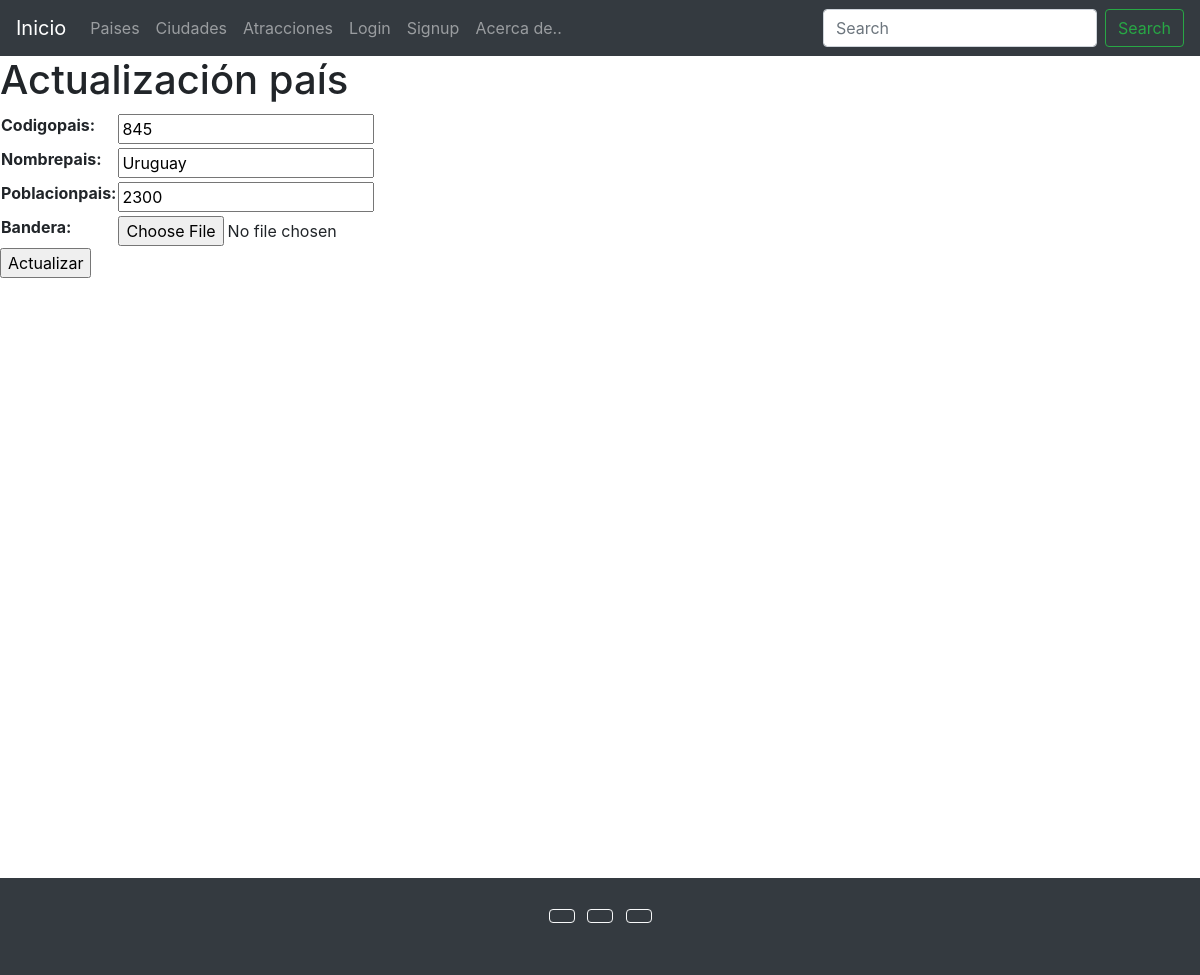
The page /paises/actualizar-paises/1/ on the database as committed earlier.
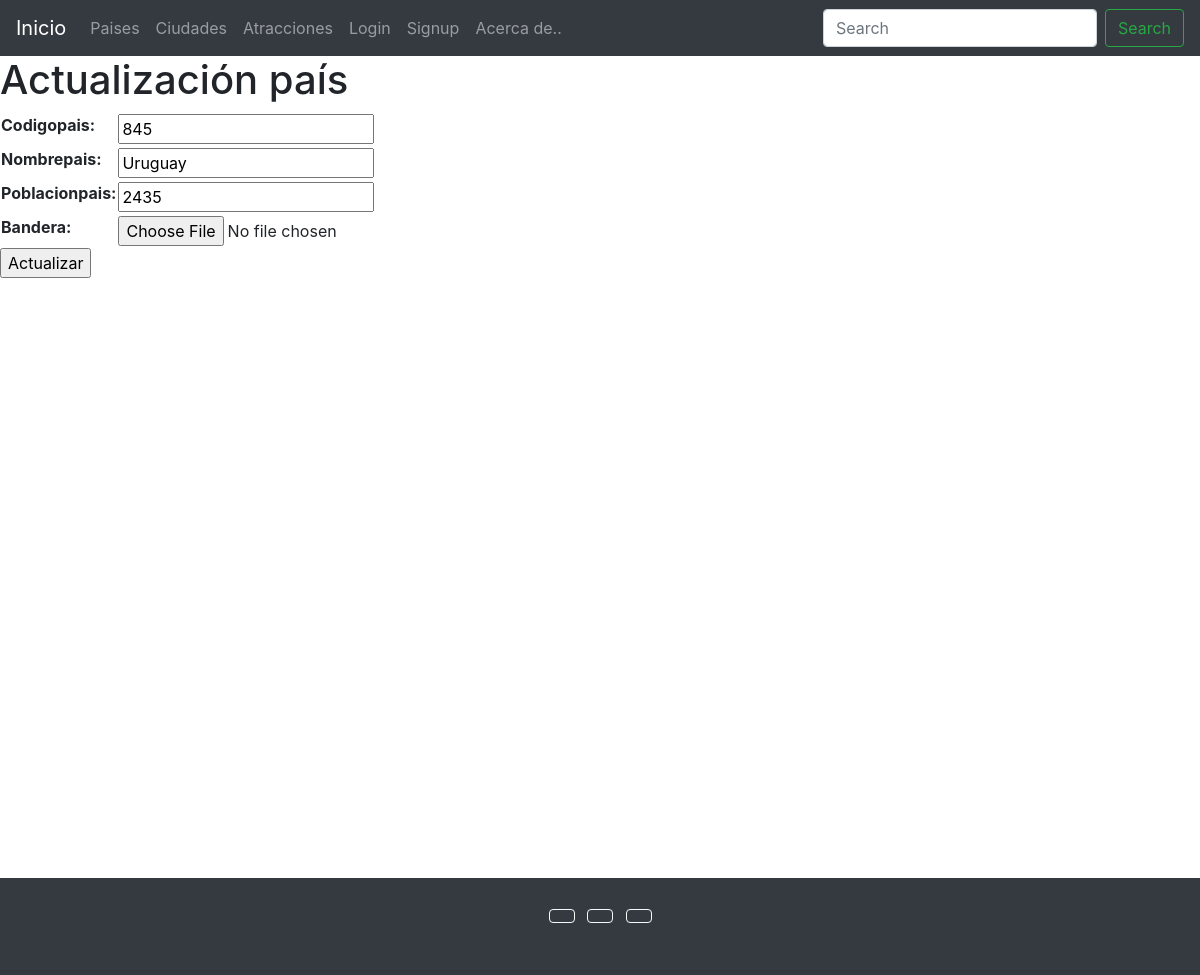
The same page on the database as committed later.
### paises/models.py (models this page shows)
class Paises(models.Model):
    codigoPais= models.IntegerField()
    nombrePais= models.CharField(max_length=100)
    poblacionPais = models.IntegerField()
    bandera = models.ImageField(upload_to='bandera_images', null=True, blank=True)

### paises/views.py (the view, shortened to what this page needs)
# urls.py: path('actualizar-paises/<int:pk>/', actualizar_paises, name='actualizar_paises'),
def actualizar_paises(request, pk):
    pais = Paises.objects.get(id=pk)
    if request.method == 'GET':
        context = {
            'form': PaisesForm(
                initial={
                    'codigoPais':pais.codigoPais,
                    'nombrePais':pais.nombrePais,
                    'poblacionPais':pais.poblacionPais,
                    'bandera':pais.bandera,
                }
            )
        }
        return render(request, 'paises/actualizar_paises.html', context=context)

### paises/forms.py
class PaisesForm(forms.Form):
    codigoPais = forms.IntegerField()
    nombrePais = forms.CharField(max_length=100)
    poblacionPais = forms.IntegerField()
    bandera = forms.ImageField()

### templates/paises/actualizar_paises.html (shortened to what this page needs)
{% extends 'base.html' %}
{% block content %}
    <h1>Actualización país</h1>
    {% if form %}
        <form action="" method="POST" enctype="multipart/form-data">
            <table>
                {{form.as_table}}
            </table>
            <input type="submit" value="Actualizar">
        </form>
    {% endif %}
{% endblock %}

Rows that differ between the two databases and show on the page:
changed Paises "Uruguay": poblacionPais "2300" → "2435"
